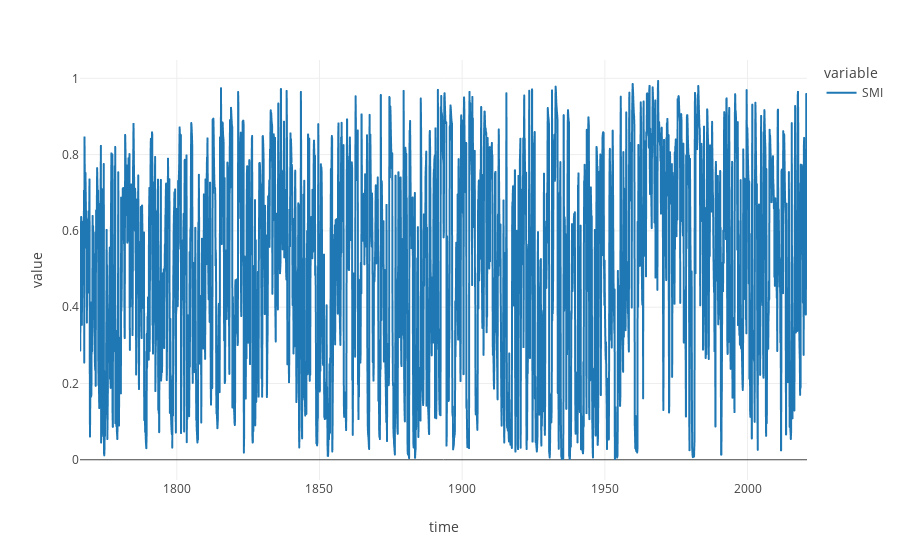

The cell this chart's notebook holds for it:
### Code cell
#you can also access the data in the xarray directly -- here for one pixel

xcc = smi.SMI[-50].to_dataframe().dropna().index.get_level_values(0).unique()
ycc = smi.SMI[-50].to_dataframe().dropna().index.get_level_values(1).unique()
#smi.sel(xc=xcc[10],yc=ycc[10]).SMI.plot()#to_dataframe().SMI.plot()
px.line(smi.sel(xc=xcc[10],yc=ycc[10]).to_dataframe().SMI, template='none')

### Figure 1 — Plotly figure (JSON) as saved in the notebook; plotly's stock layout.template omitted (floating-point values rounded to 4 significant figures; data arrays with more than 128 entries replaced by an {"elided": "..."} marker saying what was removed)
{"data": [{"hovertemplate": "variable=SMI<br>time=%{x}<br>value=%{y}<extra></extra>", "legendgroup": "SMI", "line": {"color": "#1F77B4", "dash": "solid"}, "mode": "lines", "name": "SMI", "showlegend": true, "type": "scattergl", "x": {"elided": "3058 str values"}, "xaxis": "x", "y": {"elided": "3058 float values"}, "yaxis": "y"}], "layout": {"autosize": true, "legend": {"title": {"text": "variable"}, "tracegroupgap": 0}, "margin": {"t": 60}, "xaxis": {"anchor": "y", "autorange": true, "domain": [0, 1], "range": ["1766-01-31", "2020-10-31"], "title": {"text": "time"}, "type": "date"}, "yaxis": {"anchor": "x", "autorange": true, "domain": [0, 1], "range": [-0.05309, 1.048], "title": {"text": "value"}, "type": "linear"}}}
